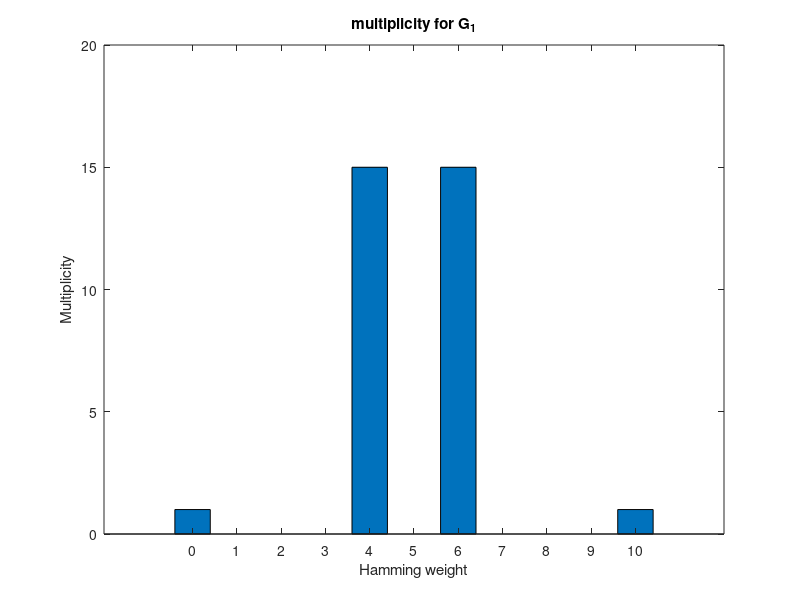
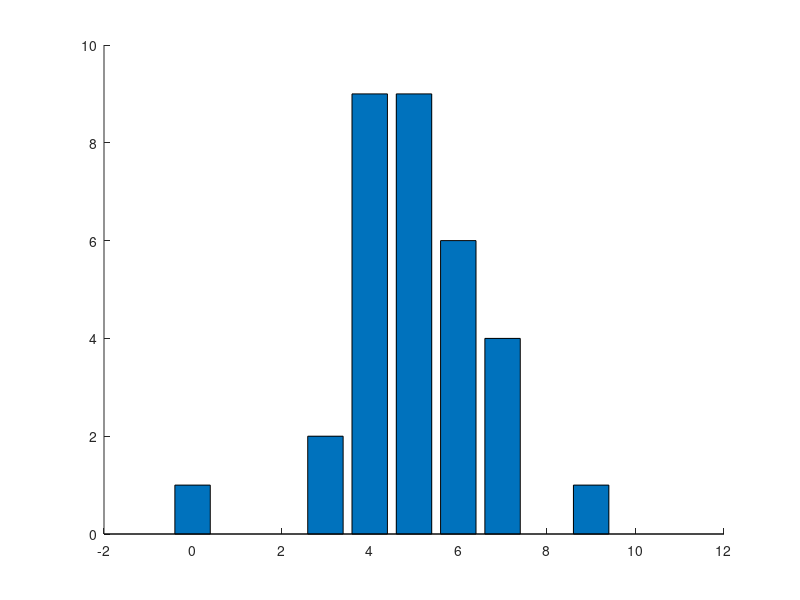

Recreate these plots in MATLAB, in order. (Note: this script raises an error after producing the figures.)
clc;
clear;
close all;
I = eye(5);
A = [1 1 1 0 0;
    0 1 1 1 0;
    0 0 1 1 1;
    1 0 0 1 1;
    1 1 0 0 1;];
B = [1 1 0 0 0;
    0 1 1 1 0;
    0 0 1 1 1;
    1 0 0 1 1;
    1 1 0 0 1;];
G1 = [I A];
G2 = [I B];
k = 5;
%% 1 
v = dec2bin(0:2^k-1) - '0';
%% 2
c1 = mod(v*G1, 2);
c2 = mod(v*G2, 2);
%% 3 and 4
%variable define
hw1=zeros(32, 1);
hw2=zeros(32, 1);
mult1=zeros(11,1);
mult2=zeros(11,1);
for i=1:32
    %hamming weight
    hw1(i, 1) = sum(c1(i, : ));
    hw2(i, 1) = sum(c2(i, :));
    %Multiplicities
    a1 = hw1(i, 1); %%temp variables
    a2 = hw2(i, 1);
    mult1(a1+1, 1) = mult1(a1+1, 1) + 1;
    mult2(a2+1, 1) = mult2(a2+1, 1) + 1;
end
%% 5
% we don't calculate the hamming distance of vector row 32 because it's
% redundant since it is calculated by all the precedent vectors so on the
% 32x32 matrix hd it would all be zeroes
min1 = zeros(31,1);
min2 = zeros(31,1);
hd1 = zeros(32, 32);
hd2 = zeros(32, 32);
for i=1:31
    for j= i+1:32
        hd1(i,j) = sum(xor(c1(i,1:10), c1(j,1:10))) ;
        hd2(i,j) = sum(xor(c2(i,1:10), c2(j,1:10))) ;

    end
    min1(i,:) = min(setdiff(unique(hd1(i,:)), 0));
    min2(i,:) = min(setdiff(unique(hd2(i,:)), 0));
end

figure,bar(0:10, mult1);
title("multiplicity for G_1")
xlabel('Hamming weight');
ylabel('Multiplicity');
figure,bar(0:10, mult2, 'FaceAlpha', 0.6);
xlabel('Hamming weight');
ylabel('Multiplicity');
title("multiplicity for G_2")


% plot della distanza minima in due istpgrammi
figure;
subplot(1,2,1);
histogram(min1, 'BinMethod', 'integers');
title('Minimum distances for G_1');
xlabel('Minimum Hamming distance');
ylabel('Frequency');

subplot(1,2,2);
histogram(min2, 'BinMethod', 'integers');
title('Minimum distances for G_2');
xlabel('Minimum Hamming distance');
ylabel('Frequency');
